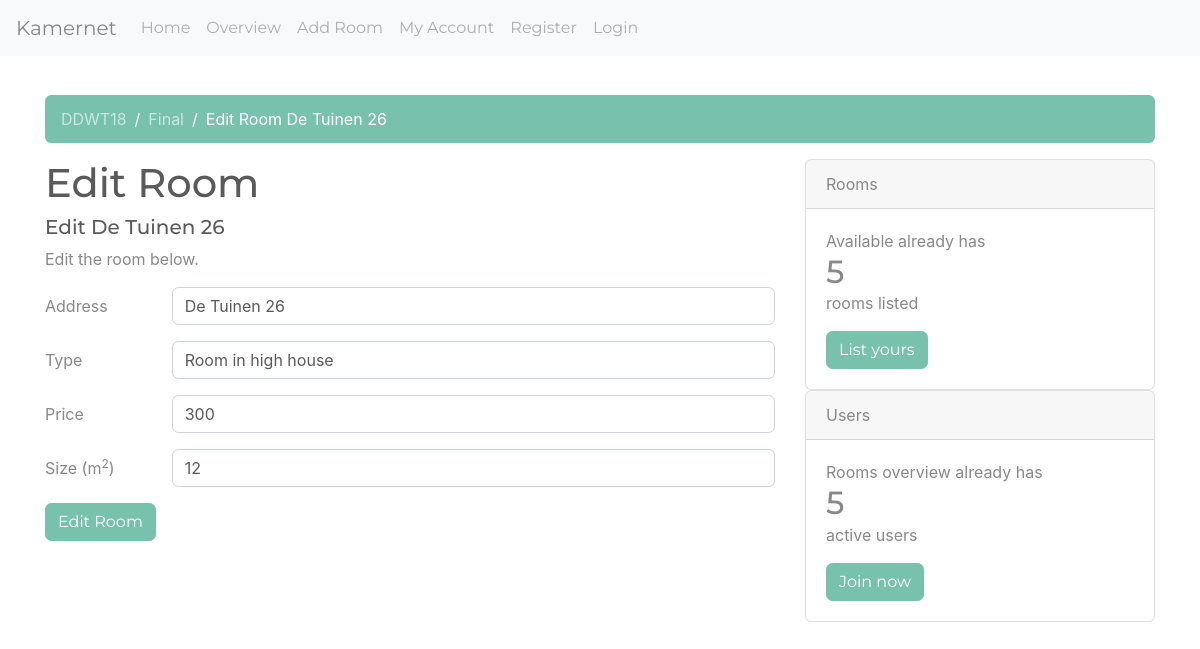
Screenshot of /DDWT18/final/edit/?room_id=1&user_id=1 (signed in) with the database file from the repository.
### tables this page shows
CREATE TABLE `rooms` (
  `id` int(11) NOT NULL,
  `address` varchar(255) NOT NULL,
  `city` VARCHAR(255) NOT NULL,
  `type` varchar(255) NOT NULL,
  `price` int(3) NOT NULL,
  `size` int(3) NOT NULL,
  `owner` int(11) NOT NULL
);

### views/new.php (the view, shortened to what this page needs)
<!doctype html>
<html lang="en">
<head>
    <link rel="stylesheet" href="/DDWT18/final/css/bootstrap.min.css">
    <link rel="stylesheet" href="/DDWT18/final/css/main.css">
</head>
<body>
<?= $navigation ?>
<div class="container">
    <div class="pd-15">&nbsp</div>
    <?= $breadcrumbs ?>
    <div class="row">
        <div class="col-md-8">
            <h1><?= $page_title ?></h1>
            <h5><?= $page_subtitle ?></h5>
            <p><?= $page_content ?></p>
            <form action="<?= $form_action ?>" method="POST">
                <div class="form-group row">
                    <label for="inputAddress" class="col-sm-2 col-form-label">Address</label>
                    <div class="col-sm-10">
                        <input type="text" class="form-control" id="inputAddress" name="Address"
                               value="<?php if (isset($room_info)){echo $room_info['address'];} ?>" required>
                    </div>
                </div>
                <div class="form-group row">
                    <label for="inputType" class="col-sm-2 col-form-label">Type</label>
                    <div class="col-sm-10">
                        <input type="text" class="form-control" id="inputType" name="Type"
                               value="<?php if (isset($room_info)){echo $room_info['type'];} ?>" required>
                    </div>
                </div>
                <div class="form-group row">
                    <label for="inputPrice" class="col-sm-2 col-form-label">Price</label>
                    <div class="col-sm-10">
                        <input type="number" class="form-control" id="inputPrice" name="Price"
                               value="<?php if (isset($room_info)){echo $room_info['price'];} ?>" required>
                    </div>
                </div>
                <div class="form-group row">
                    <label for="inputSize" class="col-sm-2 col-form-label">Size (m<sup>2</sup>)</label>
                    <div class="col-sm-10">
                        <input type="number" class="form-control" id="inputSize" name="Size"
                               value="<?php if (isset($room_info)){echo $room_info['size'];} ?>" required>
                    </div>
                </div>
                <div class="form-group row">
                    <div class="col-sm-10">
                        <button type="submit" class="btn btn-primary"><?= $submit_btn ?></button>
                    </div>
                </div>
            </form>
        </div>
        <div class="col-md-4">
        </div>
    </div>
</div>
</body>
</html>

### css/main.css (style rules this page uses)
.pd-15 { padding: 15px 0 0 0; }

### rows the page displays
rooms: address "Edit De Tuinen 26", Address "De Tuinen 26", Type "Room in high house", Price "300", Size "12"

### other values shown
$nav_info[1]['name'] "Home"
$nav_info[1]['name'] "Overview"
$nav_info[1]['name'] "Add Room"
$nav_info[1]['name'] "My Account"
$nav_info[1]['name'] "Register"
$nav_info[1]['name'] "Login"
$name "DDWT18"
$name "Final"
$name "Edit Room De Tuinen 26"
$page_title "Edit Room"
$page_content "Edit the room below."
$submit_btn "Edit Room"
$nbr_rooms "5"
$nbr_users "5"
